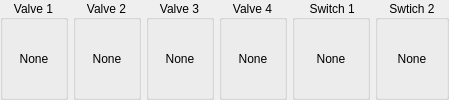
             <widget class="QWidget" name="tab_io_status">
              <attribute name="title">
               <string>IO status</string>
              </attribute>
              <layout class="QHBoxLayout" name="horizontalLayout_47" stretch="1,1,1,1,1,1">
               <property name="spacing">
                <number>5</number>
               </property>
               <property name="leftMargin">
                <number>0</number>
               </property>
               <property name="topMargin">
                <number>0</number>
               </property>
               <property name="rightMargin">
                <number>0</number>
               </property>
               <property name="bottomMargin">
                <number>0</number>
               </property>
               <item>
                <widget class="QGroupBox" name="groupBox_49">
                 <property name="title">
                  <string>Valve 1</string>
                 </property>
                 <property name="alignment">
                  <set>Qt::AlignCenter</set>
                 </property>
                 <layout class="QVBoxLayout" name="verticalLayout_101" stretch="0">
                  <property name="spacing">
                   <number>0</number>
                  </property>
                  <property name="leftMargin">
                   <number>0</number>
                  </property>
                  <property name="topMargin">
                   <number>0</number>
                  </property>
                  <property name="rightMargin">
                   <number>0</number>
                  </property>
                  <property name="bottomMargin">
                   <number>0</number>
                  </property>
                  <item>
                   <widget class="QLabel" name="valve_1">
                    <property name="text">
                     <string>None</string>
                    </property>
                    <property name="alignment">
                     <set>Qt::AlignCenter</set>
                    </property>
                   </widget>
                  </item>
                 </layout>
                </widget>
               </item>
               <item>
                <widget class="QGroupBox" name="groupBox_50">
                 <property name="title">
                  <string>Valve 2</string>
                 </property>
                 <property name="alignment">
                  <set>Qt::AlignCenter</set>
                 </property>
                 <layout class="QVBoxLayout" name="verticalLayout_102" stretch="0">
                  <property name="spacing">
                   <number>0</number>
                  </property>
                  <property name="leftMargin">
                   <number>0</number>
                  </property>
                  <property name="topMargin">
                   <number>0</number>
                  </property>
                  <property name="rightMargin">
                   <number>0</number>
                  </property>
                  <property name="bottomMargin">
                   <number>0</number>
                  </property>
                  <item>
                   <widget class="QLabel" name="valve_2">
                    <property name="text">
                     <string>None</string>
                    </property>
                    <property name="alignment">
                     <set>Qt::AlignCenter</set>
                    </property>
                   </widget>
                  </item>
                 </layout>
                </widget>
               </item>
               <item>
                <widget class="QGroupBox" name="groupBox_51">
                 <property name="title">
                  <string>Valve 3</string>
                 </property>
                 <property name="alignment">
                  <set>Qt::AlignCenter</set>
                 </property>
                 <layout class="QVBoxLayout" name="verticalLayout_103" stretch="0">
                  <property name="spacing">
                   <number>0</number>
                  </property>
                  <property name="leftMargin">
                   <number>0</number>
                  </property>
                  <property name="topMargin">
                   <number>0</number>
                  </property>
                  <property name="rightMargin">
                   <number>0</number>
                  </property>
                  <property name="bottomMargin">
                   <number>0</number>
                  </property>
                  <item>
                   <widget class="QLabel" name="valve_3">
                    <property name="text">
                     <string>None</string>
                    </property>
                    <property name="alignment">
                     <set>Qt::AlignCenter</set>
                    </property>
                   </widget>
                  </item>
                 </layout>
                </widget>
               </item>
               <item>
                <widget class="QGroupBox" name="groupBox_52">
                 <property name="title">
                  <string>Valve 4</string>
                 </property>
                 <property name="alignment">
                  <set>Qt::AlignCenter</set>
                 </property>
                 <layout class="QVBoxLayout" name="verticalLayout_104" stretch="0">
                  <property name="spacing">
                   <number>0</number>
                  </property>
                  <property name="leftMargin">
                   <number>0</number>
                  </property>
                  <property name="topMargin">
                   <number>0</number>
                  </property>
                  <property name="rightMargin">
                   <number>0</number>
                  </property>
                  <property name="bottomMargin">
                   <number>0</number>
                  </property>
                  <item>
                   <widget class="QLabel" name="valve_4">
                    <property name="text">
                     <string>None</string>
                    </property>
                    <property name="alignment">
                     <set>Qt::AlignCenter</set>
                    </property>
                   </widget>
                  </item>
                 </layout>
                </widget>
               </item>
               <item>
                <widget class="QGroupBox" name="groupBox_47">
                 <property name="title">
                  <string> Switch 1</string>
                 </property>
                 <property name="alignment">
                  <set>Qt::AlignCenter</set>
                 </property>
                 <layout class="QVBoxLayout" name="verticalLayout_99" stretch="0">
                  <property name="spacing">
                   <number>0</number>
                  </property>
                  <property name="leftMargin">
                   <number>0</number>
                  </property>
                  <property name="topMargin">
                   <number>0</number>
                  </property>
                  <property name="rightMargin">
                   <number>0</number>
                  </property>
                  <property name="bottomMargin">
                   <number>0</number>
                  </property>
                  <item>
                   <widget class="QLabel" name="switch_1">
                    <property name="text">
                     <string>None</string>
                    </property>
                    <property name="alignment">
                     <set>Qt::AlignCenter</set>
                    </property>
                   </widget>
                  </item>
                 </layout>
                </widget>
               </item>
               <item>
                <widget class="QGroupBox" name="groupBox_48">
                 <property name="title">
                  <string>Swtich 2</string>
                 </property>
                 <property name="alignment">
                  <set>Qt::AlignCenter</set>
                 </property>
                 <layout class="QVBoxLayout" name="verticalLayout_100" stretch="0">
                  <property name="spacing">
                   <number>0</number>
                  </property>
                  <property name="leftMargin">
                   <number>0</number>
                  </property>
                  <property name="topMargin">
                   <number>0</number>
                  </property>
                  <property name="rightMargin">
                   <number>0</number>
                  </property>
                  <property name="bottomMargin">
                   <number>0</number>
                  </property>
                  <item>
                   <widget class="QLabel" name="switch_2">
                    <property name="text">
                     <string>None</string>
                    </property>
                    <property name="alignment">
                     <set>Qt::AlignCenter</set>
                    </property>
                   </widget>
                  </item>
                 </layout>
                </widget>
               </item>
              </layout>
             </widget>
